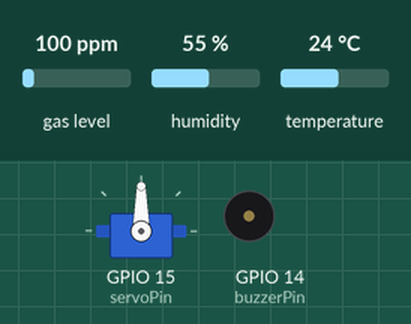
The sketch below on a simulated ESP32. On the bench: servo, buzzer (waves = sounding, pin HIGH). The test bench sets the inputs (shaded band); at power-on: gas level 100 ppm, humidity 55 %, temperature 24 °C. WiFi joins after 1.5 s; servers stay silent unless stated; no MQTT or app messages arrive unless stated; what the sketch prints to the serial monitor is not drawn.

Above: at 2.7 s.
2.8 s: gas level set to 7 ppm
At 5.0 s:
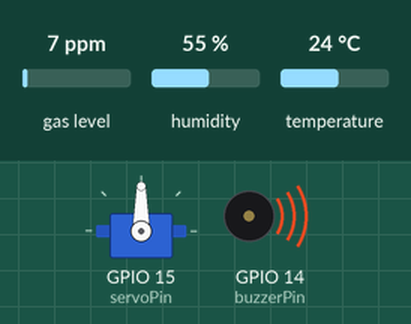
6.6 s: gas level set to 4 ppm
At 9.3 s:
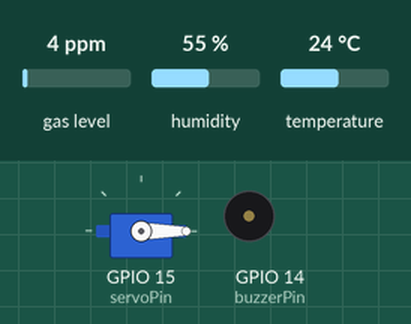
Timing chart, 0 to 10.8 s (numbered marks = the images above; inputs shaded):
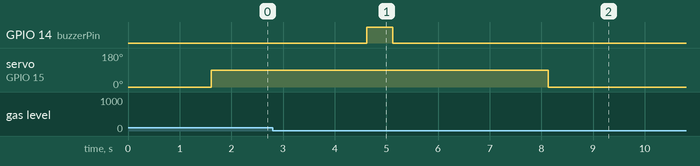

Measured:
- the behaviour switches between 6 and 5 ppm on gas level (found by bisection; images 1 and 2)
- after the input at 6.6 s, GPIO 14 (buzzerPin): stays LOW (without the input it goes to HIGH after 4.5 s); servo on GPIO 15 (servoPin): 90° → 0° after 1.5 s

The sketch:

mqtt_udara_kandang_ayam.ino
```cpp
#include <WiFi.h>
#include <PubSubClient.h>
#include <MQUnifiedsensor.h>
#include <ESP32Servo.h>
#include <DHT.h>
#include <Adafruit_Sensor.h>

// Definitions
#define placa "ESP-32"
#define Voltage_Resolution 3.3
#define pin 34 // Analog input 34 from your ESP32
#define type "MQ-135" // MQ135
#define ADC_Bit_Resolution 12 // For ESP32
#define RatioMQ135CleanAir 3.6 // RS / R0 = 3.6 ppm
#define buzzerPin 14 // Pin for buzzer
#define servoPin 15 // Pin for servo
#define DHTPin 13 // Pin for DHT22 sensor
#define DHTTYPE DHT22 // DHT 22 (AM2302)

// WiFi credentials
const char* ssid = "Heii";
const char* password = "jkjkjkjk";

// ThingsBoard credentials
const char* thingsboardServer = "demo.thingsboard.io";
const char* accessToken = "4ebWHhI9DFx6siNrX33w";

// Sensor declarations
MQUnifiedsensor MQ135(placa, Voltage_Resolution, ADC_Bit_Resolution, pin, type);
DHT dht(DHTPin, DHTTYPE);

// Servo declaration
Servo myServo;

// MQTT client
WiFiClient wifiClient;
PubSubClient client(wifiClient);

// MQTT callback function
void callback(char* topic, byte* payload, unsigned int length) {
  // Handle messages received from the MQTT broker
}

void setup() {
  // Initialize serial communication for debugging
  Serial.begin(9600);

  // Connect to WiFi
  WiFi.begin(ssid, password);
  Serial.print("Connecting to WiFi");
  while (WiFi.status() != WL_CONNECTED) {
    delay(500);
    Serial.print(".");
  }
  Serial.println(" connected!");

  // Set buzzer pin as output
  pinMode(buzzerPin, OUTPUT);
  digitalWrite(buzzerPin, LOW); // Ensure the buzzer is off initially

  // Attach the servo to the specified pin
  myServo.attach(servoPin);
  myServo.write(0); // Set initial position to 0 degrees

  // Initialize the DHT22 sensor
  dht.begin();

  // Set mathematical model to calculate PPM concentration and constant values
  MQ135.setRegressionMethod(1); // _PPM = a * ratio^b
  MQ135.setA(110.47); MQ135.setB(-2.862); // Configure equation to calculate CO2 concentration

  MQ135.init();
  Serial.print("Calibrating, please wait.");
  float calcR0 = 0;
  for (int i = 1; i <= 10; i++) {
    MQ135.update(); // Update data, Arduino will read voltage from analog pin
    calcR0 += MQ135.calibrate(RatioMQ135CleanAir);
    Serial.print(".");
  }
  MQ135.setR0(calcR0 / 10);
  Serial.println("  done!");

  if (isinf(calcR0)) {
    Serial.println("Warning: Connection issue, R0 is infinite (open circuit detected) please check wiring and supply");
    while (1);
  }
  if (calcR0 == 0) {
    Serial.println("Warning: Connection issue detected, R0 is zero (analog pin shorted to ground) please check wiring and supply");
    while (1);
  }
  MQ135.serialDebug(true);

  // Initialize MQTT client
  client.setServer(thingsboardServer, 1883);
  client.setCallback(callback);

  // Connect to ThingsBoard
  reconnect();
}

void reconnect() {
  // Loop until we're reconnected
  while (!client.connected()) {
    Serial.print("Attempting MQTT connection...");
    // Attempt to connect
    if (client.connect("ESP32Client", accessToken, NULL)) {
      Serial.println("connected");
    } else {
      Serial.print("failed, rc=");
      Serial.print(client.state());
      Serial.println(" try again in 5 seconds");
      // Wait 5 seconds before retrying
      delay(5000);
    }
  }
}

// Variables to manage the buzzer timing
unsigned long previousMillis = 0; // Store the last time the buzzer was updated
const long interval = 4500; // Interval of 4.5 seconds

void loop() {
  if (!client.connected()) {
    reconnect();
  }
  client.loop();

  // Read temperature and humidity from DHT22 sensor
  float humidity = dht.readHumidity();
  float temperature = dht.readTemperature();

  // Print temperature and humidity to serial monitor
  Serial.print("Humidity: ");
  Serial.print(humidity);
  Serial.print(" %\t");
  Serial.print("Temperature: ");
  Serial.print(temperature);
  Serial.print(" *C\t");

  // Read CO2 concentration
  MQ135.setA(110.47); MQ135.setB(-2.862); // Configure equation to calculate CO2 concentration
  MQ135.update(); // Update data for CO2
  float co2_ppm = MQ135.readSensor(); // Sensor will read CO2 concentration in PPM
  Serial.print("CO2: ");
  Serial.print(co2_ppm);
  Serial.print(" ppm\t");

  // Read NH3 concentration
  MQ135.setA(102.2); MQ135.setB(-2.473); // Configure equation to calculate NH3 concentration
  MQ135.update(); // Update data for NH3
  float nh3_ppm = MQ135.readSensor(); // Sensor will read NH3 concentration in PPM
  Serial.print("NH3: ");
  Serial.print(nh3_ppm);
  Serial.print(" ppm\t");

  // Check gas concentration, temperature, and humidity conditions
  bool gasAlert = (co2_ppm > 5) || (nh3_ppm > 5);
  bool tempHumidityAlert = (temperature > 30) && (humidity > 65);

  // Control buzzer and servo
  unsigned long currentMillis = millis();
  if (gasAlert || tempHumidityAlert) {
    myServo.write(90); // Rotate servo to 90 degrees

    if (currentMillis - previousMillis >= interval) {
      previousMillis = currentMillis; // Update the time

      digitalWrite(buzzerPin, HIGH); // Turn on buzzer
      delay(500); // Keep the buzzer on for 0.5 seconds
      digitalWrite(buzzerPin, LOW); // Turn off buzzer
    }
  } else {
    digitalWrite(buzzerPin, LOW); // Turn off buzzer
    myServo.write(0); // Return servo to 0 degrees
  }

  // Send data to ThingsBoard
  String payload = "{";
  payload += "\"temperature\":" + String(temperature) + ",";
  payload += "\"humidity\":" + String(humidity) + ",";
  payload += "\"co2_ppm\":" + String(co2_ppm) + ",";
  payload += "\"nh3_ppm\":" + String(nh3_ppm);
  payload += "}";

  client.publish("v1/devices/me/telemetry", (char*) payload.c_str());

  MQ135.serialDebug(); // Will print table to serial port
  delay(3000); // Sampling frequency
}
```
